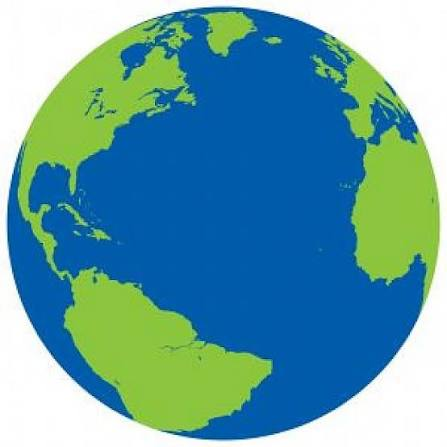
#> input picture tierra.jpg, 447 x 447 px
$ python p6-act10-0106.py
#> lines starting #> are read from the running program, lines starting #| are printed output that depends on the picture; after the words box and inside, x2 and y2 are one past the last pixel; in counts of white or black regions, pixels touching at a corner belong together
import numpy as np
import cv2
# visin artificial act 10 NC 0106
# Lee la imagen en escala de grises
img = cv2.imread("tierra.jpg", cv2.IMREAD_GRAYSCALE)
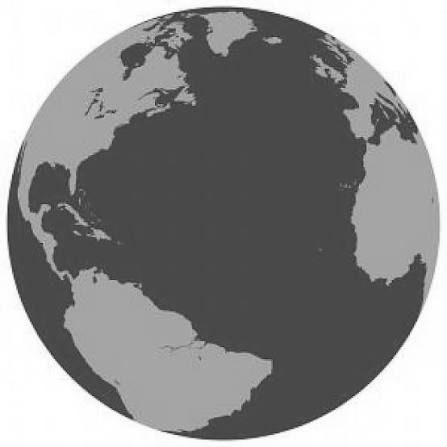
#> img: shape (447, 447); min 27, max 255, mean 142

cv2.imshow("tierra 0106", img)
cv2.waitKey(0)
cv2.destroyAllWindows()

# Linea
print("La Linea 0106")
img = np.zeros((512,512,3), np.uint8)

img = cv2.line(img,(0,0),(511,511),(255,255,255),3)
cv2.imshow("Linea 0106", img)
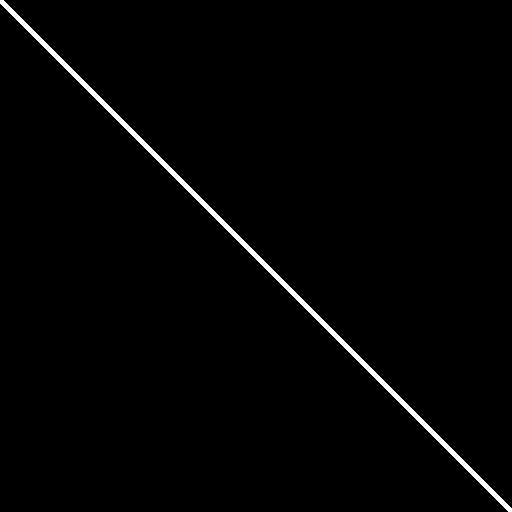
#> window 'Linea 0106': shape (512, 512, 3); 1.4% white; 1 white region, box (x1, y1, x2, y2) and area: (0, 0, 512, 512) 3572
cv2.waitKey(0)
cv2.destroyAllWindows()

# Circulos
print("Circulo 0106")

img = cv2.circle(img, (260,260), 10, (255,0,0),-1)
cv2.imshow("circulo 0106", img)
cv2.waitKey(0)
cv2.destroyAllWindows()

#Textos
print("Texto 0106")

img = cv2.putText(img, "Hola soy yo 0106", (200, 30),cv2.FONT_HERSHEY_SIMPLEX,
                  0.5, (255, 255, 255), 2)
cv2.imshow("texto 0106", img)
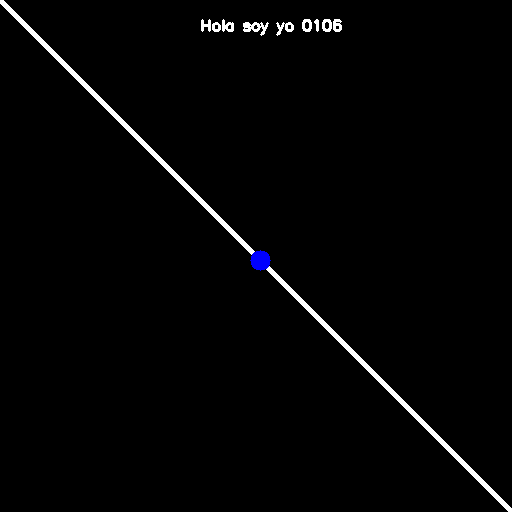
#> window 'texto 0106': shape (512, 512, 3); mean B, G, R 4.5, 4.2, 4.2
cv2.waitKey(0)
cv2.destroyAllWindows()

# Thresholding
print("Thresholding 0106")

img = cv2.imread('tierra.jpg',0)

ret,thr1 = cv2.threshold(img,127,255,cv2.THRESH_BINARY)
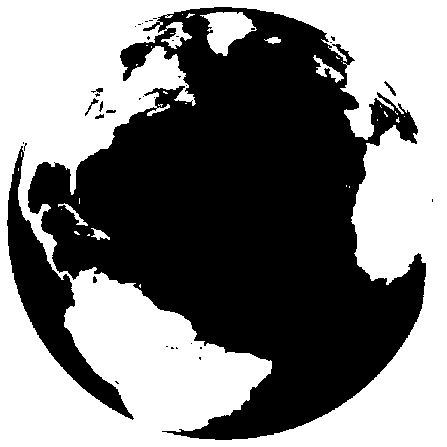
#> thr1: shape (447, 447); 49.8% white; 32 white regions (26 under 20 px), largest, box (x1, y1, x2, y2) and area: (0, 0, 447, 447) 97340, (200, 12, 257, 56) 1384, (313, 55, 344, 83) 257, (58, 203, 88, 226) 140, (91, 228, 110, 240) 110, (264, 37, 281, 44) 73
ret,thr2 = cv2.threshold(img,127,255,cv2.THRESH_BINARY_INV)
ret,thr3 = cv2.threshold(img,127,255,cv2.THRESH_TRUNC)
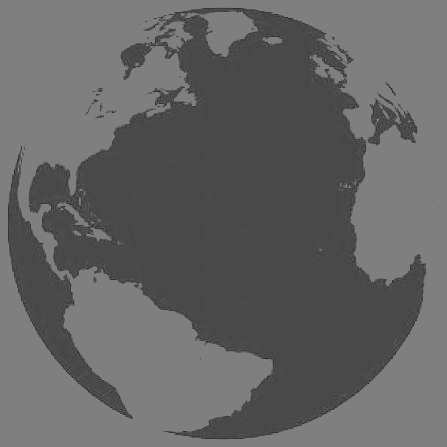
#> thr3: shape (447, 447); min 27, max 127, mean 100.6
ret,thr4 = cv2.threshold(img,127,255,cv2.THRESH_TOZERO)
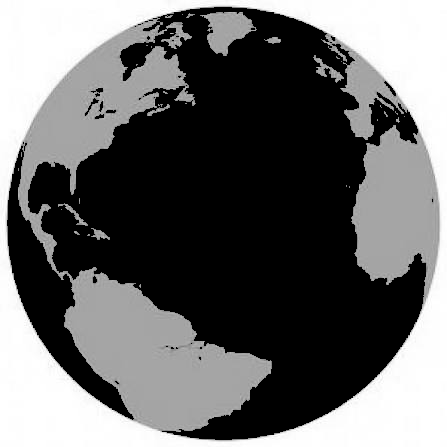
#> thr4: shape (447, 447); min 0, max 255, mean 104.6
ret,thr5 = cv2.threshold(img,127,255,cv2.THRESH_TOZERO_INV)
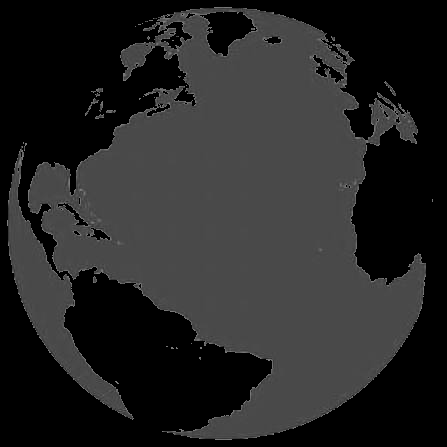
#> thr5: shape (447, 447); min 0, max 127, mean 37.4

cv2.imshow('BINARY',thr1)
cv2.imshow('BINARY_INV',thr2)
cv2.imshow('TRUNC',thr3)
cv2.imshow('TOZERO',thr4)
cv2.imshow('TOZERO_INV',thr5)

cv2.waitKey(0)
cv2.destroyAllWindows()

#Trackbars
print("Trackbars 0106")

def on_trackbar(val):
  print(val)

img = np.zeros((300,512,3), np.uint8)
cv2.namedWindow('frame')

cv2.createTrackbar('R','frame',0,255,on_trackbar)
cv2.createTrackbar('G','frame',0,255,on_trackbar)
cv2.createTrackbar('B','frame',0,255,on_trackbar)

while(True):
    cv2.imshow('frame',img)
    k = cv2.waitKey(1) & 0xFF
#> (key Esc is pressed here)
    if k == 27:
        break

    r = cv2.getTrackbarPos('R','frame')
    g = cv2.getTrackbarPos('G','frame')
    b = cv2.getTrackbarPos('B','frame')

    img[:] = [b,g,r]

cv2.imshow("trackbars 0106", img)
cv2.waitKey(0)
cv2.destroyAllWindows()

print("programa realizaado por Samuel Xavier Nicola NC 0106")
